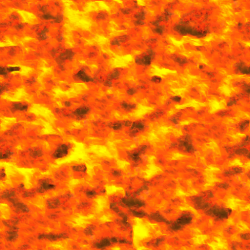
#> input picture my_texture.png, 250 x 250 px; its folder holds only this picture in this run
$ python -i gabor_extractor.py   (imports and definitions only)
#> lines starting #> are read from the running program, lines starting #| are printed output that depends on the picture
"""Feature extraction for creating variations of uploaded texture images."""

import csv
import os

import cv2 as cv
import numpy as np
from scipy import ndimage as ndi
from skimage.filters import gabor_kernel
from pylette import extract_colors
source = None
gray_img = None


# [8 lines left out: function export_gabor_kernels_csv, not called in this run]


def extract_gabor_parameters(image, max_components=8):
    """Extract JSON-friendly noise and appearance parameters from an image."""
#> called with image = '../my_texture.png', max_components = 8
    global gray_img
    global source

    source = (
        cv.imread(os.fspath(image), cv.IMREAD_COLOR)
        if isinstance(image, (str, os.PathLike))
        else image
    )
#> source is the input picture: shape (250, 250, 3); mean B, G, R 9.3, 111.3, 238.3
    if source is None or source.ndim != 3:
        raise ValueError("Could not read a color texture image")

    image_float = source.astype(np.float32) / 255.0
    gray_img = cv.cvtColor(image_float, cv.COLOR_BGR2GRAY)
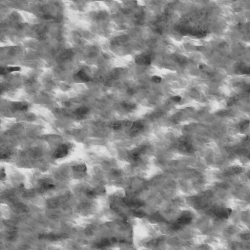
#> gray_img: shape (250, 250) float32; min 0.136, max 0.883, mean 0.54
    gray_img -= gray_img.mean()
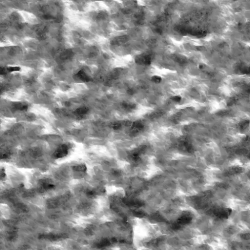
#> gray_img: shape (250, 250) float32; min -0.403, max 0.343, mean 3.14e-08; drawn with min black and max white
    gray_img /= gray_img.std() + 1e-8

    power_spectrum = get_power_spectrum()
#> in get_power_spectrum, `power_spectrum = np.abs(f_shifted) ** 2`:
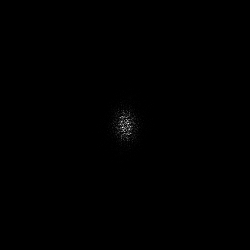
#> power_spectrum: shape (250, 250) float64; min 0.000251, max 37010262.8, mean 62500; drawn with min black and max white
#> in normalize, `min_val = np.min(array)`: min_val = 0.000251
#> in normalize, `max_val = np.max(array)`: max_val = 37010262.8
    dominant_frequencies = estimate_dominant_frequencies(
        power_spectrum,
        num_frequencies=5,
    )
#> after the loop in estimate_dominant_frequencies, `for lower, upper in zip(frequency_edges[:-1], frequency_edges[1:]):`: candidates = 64 items
#> dominant_frequencies = 5 items
    dominant_values = [
        item["frequency"]
        for item in dominant_frequencies
        if item["frequency"] > 0.0
    ]
#> dominant_values = [0.0138, 0.0215, 0.0291, 0.0368, 0.0445]
    if dominant_values:
        frequency_min = max(0.01, min(dominant_values) * 0.7)
#> frequency_min = 0.01
        frequency_max = min(0.45, max(dominant_values) * 1.3)
#> frequency_max = 0.0578
        if frequency_max <= frequency_min:
            frequency_min, frequency_max = 0.02, 0.45
    else:
        frequency_min, frequency_max = 0.02, 0.45
    frequencies = np.geomspace(frequency_min, frequency_max, 12)
#> frequencies = [0.01, 0.0117, 0.0138, 0.0161, 0.0189, 0.0222, 0.026, 0.0305, 0.0358, 0.042, 0.0493, 0.0578]
    orientations = np.arange(8, dtype=np.float32) * np.pi / 8
#> orientations = [0, 0.393, 0.785, 1.18, 1.57, 1.96, 2.36, 2.75]
    sigmas = ((1.0, 1.0), (2.0, 1.0), (3.0, 2.0), (5.0, 2.0), (7.0, 3.0))
    candidates = []
    for frequency in frequencies:
        for theta in orientations:
            for sigma_x, sigma_y in sigmas:
                kernel = gabor_kernel(
                    frequency, theta=theta, sigma_x=sigma_x, sigma_y=sigma_y
                )
                real = ndi.convolve(gray_img, np.real(kernel), mode="wrap")
                imaginary = ndi.convolve(gray_img, np.imag(kernel), mode="wrap")
                energy = float(np.mean(real * real + imaginary * imaginary))
                candidates.append({
                    "frequency": float(frequency),
                    "theta": float(theta),
                    "sigma_x": float(sigma_x),
                    "sigma_y": float(sigma_y),
                    "energy": energy,
                    "response_std": float(np.sqrt(energy)),
                })
#> this loop made 12 passes
#> frequency on passes 1 to 12: 0.01, 0.0117, 0.0138, 0.0161, 0.0189, 0.0222, 0.026, 0.0305, 0.0358, 0.042, 0.0493, 0.0578
#> after the loop, candidates = 480 items

    candidates.sort(key=lambda item: item["energy"], reverse=True)
    components = []
    for candidate in candidates:
        if all(
            abs(candidate["frequency"] - selected["frequency"]) > 0.015
            or abs(candidate["theta"] - selected["theta"]) > np.pi / 16
            for selected in components
        ):
            components.append(candidate)
        if len(components) == max_components:
            break
#> this loop made 8 passes
#> after the loop, components = 8 items

    rgb = cv.cvtColor(image_float, cv.COLOR_BGR2RGB)
    luminance = cv.cvtColor(image_float, cv.COLOR_BGR2GRAY)
    highlights = np.clip(luminance - 0.8, 0.0, 0.2) / 0.2
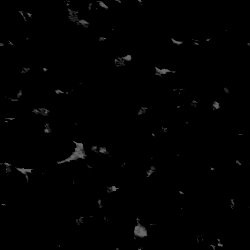
#> highlights: shape (250, 250) float32; min 0, max 0.413, mean 0.00659
    primary = components[0]
#> primary = {'frequency': 0.01, 'theta': 1.57, 'sigma_x': 1, 'sigma_y': 1, 'energy': 0.879, 'response_std': 0.937}
    palette_image = np.clip(rgb * 255.0, 0.0, 255.0).astype(np.uint8)
    palette = extract_palette_from_image(palette_image, max_num_colors=8)
    power_spectrum = get_power_spectrum()


    return {
        "frequency": primary["frequency"],
        "theta": primary["theta"],
        "sigma_x": primary["sigma_x"],
        "sigma_y": primary["sigma_y"],
        "noise_amplitude": primary["response_std"],
        "components": components,
        "color_mean": np.mean(rgb, axis=(0, 1)).tolist(),
        "color_std": np.std(rgb, axis=(0, 1)).tolist(),
        "luminance_mean": float(np.mean(luminance)),
        "luminance_std": float(np.std(luminance)),
        "specular_mean": float(np.mean(highlights)),
        "specular_std": float(np.std(highlights)),
        "energy": float(primary["energy"]),
        "image_size": {"height": int(source.shape[0]), "width": int(source.shape[1])},
        "uv_map": None,
        "palette": [
            {
                "rgb": color.rgb,
                "hex": color.hex,
                "hsv": color.hsv,
                "frequency": float(color.frequency),
            }
            for color in palette.colors
        ],
        "power_spectrum": power_spectrum,

    }


# [7 lines left out: function compute_feats, not called in this run]

def extract_palette_from_image(image, max_num_colors=8):
#> (the run stopped early here; a loop or call above may not have finished)
